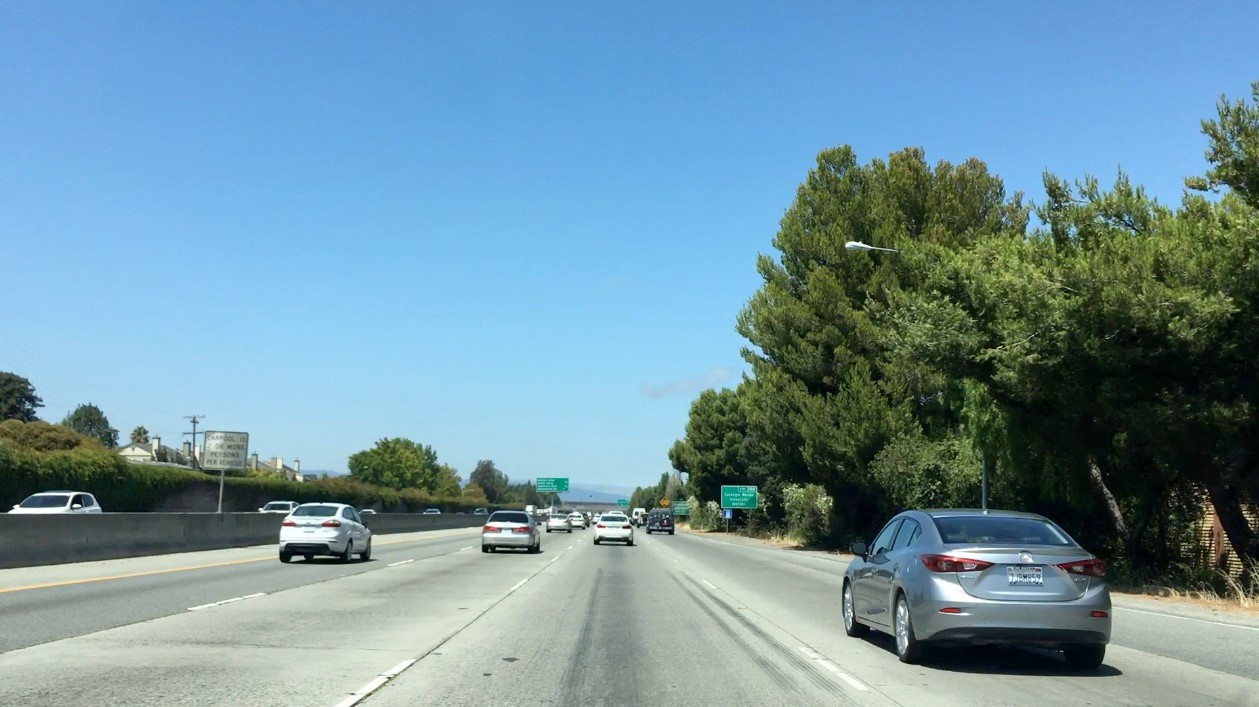
#> input picture img/code/bbox-example-image1.jpg, 1259 x 707 px
$ jupyter execute --allow-errors MultipleDetectionsAndFalsePositivesExerciese.ipynb   (older library calls are emulated)
#> lines starting #> are read from the running program, lines starting #| are printed output that depends on the picture
# Multiple Detections & False Positives Exerciese

Below are presented six consecutive frames from the project video and I'm showing all the bounding boxes for where my classifier reported positive detections. I can see that overlapping detections exist for each of the two vehicles and in two of the frames, I find a false positive detection on the guardrail to the left. In this exercise, I'll build a heat-map from these detections in order to combine overlapping detections and remove false positives.

To make a heat-map, I am simply going to add "heat" (+=1) for all pixels within windows where a positive detection is reported by my classifier. The individual heat-maps for the above images look like this:

In the add_heat function below,a list of bounding boxes for the detections in the images shown above will be passed. Rather than consider heat-maps for each individual image, the function adds "heat" to a map for a list of bounding boxes.

~~~python
def add_heat(heatmap, bbox_list):
    # Iterate through list of bboxes
    for box in bbox_list:
        # Add += 1 for all pixels inside each bbox
        # Assuming each "box" takes the form ((x1, y1), (x2, y2))
        heatmap[box[0][1]:box[1][1], box[0][0]:box[1][0]] += 1

    # Return updated heatmap
    return heatmap
~~~

If my classifier is working well, then the "hot" parts of the map are where the cars are, and by imposing a threshold, I can reject areas affected by false positives. Below is  written a function to threshold the map as well.

~~~python
def apply_threshold(heatmap, threshold):
    # Zero out pixels below the threshold
    heatmap[heatmap <= threshold] = 0
    # Return thresholded map
    return heatmap
~~~

In practice, I will want to integrate a heat map over several frames of video, such that areas of multiple detections get "hot", while transient false positives stay "cool". I can then simply threshold my heatmap to remove false positives.

Once I have a thresholded heat-map, there are many ways to figure out how many cars I have in each frame and which pixels belong to which cars, but one of the most straightforward solutions is to use the label() function from scipy.ndimage.measurements. I'll use it like this:

~~~python
from scipy.ndimage.measurements import label
labels = label(heatmap)
~~~

Now labels is a 2-tuple, where the first item is an array the size of the heatmap input image and the second element is the number of labels (cars) found.

In the above series of images the same false positive window appeared twice, so if I set a threshold of 2 (meaning set all values <= 2 to 0) and then run the labels() function. I get a result that 2 cars were identified (the two islands in the heat-map) and the labeled image where pixels are set to 0 for background, 1 for car number 1, and 2 for car number 2.

~~~python
heatmap = threshold(heatmap, 2)
labels = label(heatmap)
print(labels[1], 'cars found')
plt.imshow(labels[0], cmap='gray')
~~~

Next, I can take my labels image and put bounding boxes around the labeled regions. I could do this in the following manner:

~~~python
import matplotlib.image as mpimg
import matplotlib.pyplot as plt
import numpy as np
import cv2

def draw_labeled_bboxes(img, labels):
    # Iterate through all detected cars
    for car_number in range(1, labels[1]+1):
        # Find pixels with each car_number label value
        nonzero = (labels[0] == car_number).nonzero()
        # Identify x and y values of those pixels
        nonzeroy = np.array(nonzero[0])
        nonzerox = np.array(nonzero[1])
        # Define a bounding box based on min/max x and y
        bbox = ((np.min(nonzerox), np.min(nonzeroy)), (np.max(nonzerox), np.max(nonzeroy)))
        # Draw the box on the image
        cv2.rectangle(img, bbox[0], bbox[1], (0,0,255), 6)
    # Return the image
    return img

# Read in the last image above
image = mpimg.imread('img105.jpg')
# Draw bounding boxes on a copy of the image
draw_img = draw_labeled_bboxes(np.copy(image), labels)
# Display the image
plt.imshow(draw_img)

~~~

 And the output looks like this:

[cell 1]
import pickle
import matplotlib.pyplot as plt
import numpy as np
import matplotlib.image as mpimg
from sklearn.preprocessing import StandardScaler
from skimage.feature import hog
from sklearn import svm
from scipy.ndimage.measurements import label
from allFunction import *

#> (a cell that did not finish here is left out)

[cell 3]
image = mpimg.imread('../img/code/bbox-example-image1.jpg')
#> image is the input picture: shape (707, 1259, 3); mean R, G, B 113.1, 148.6, 163.1
plt.imshow(image)

#> (a cell that did not finish here is left out)

[cell 5]
scale =  1.0
#> (the rest of this cell did not finish here and is left out)

#> (a cell that did not finish here is left out)

[cell 7]
def add_heat(heatmap,bbobx_list):
    for bbox in bbobx_list:
        heatmap[bbox[0][1]:bbox[1][1],bbox[0][0]:bbox[1][0]] +=1
    return heatmap

[cell 8]
def applay_threshold(heatmap,threshold):
    heatmap[heatmap<=threshold]=0
    return heatmap

[cell 9]
def draw_labeled_bbox(img,labels):
    # Iterate through all detected cars
    image=np.copy(img)
    for car_number in range(1,labels[1]+1):
        # Find pixels with each car_number label value
        nonzero=(labels[0]==car_number).nonzero()
        #identify x and y values of those pixels
        nonzeroy=np.array(nonzero[0])
        nonzerox=np.array(nonzero[1])
        bbox=((np.min(nonzerox),np.min(nonzeroy)),(np.max(nonzerox),np.max(nonzeroy)))
        cv2.rectangle(image,bbox[0],bbox[1],(255,0,255),6)
    return image

[cell 10]
heat=np.zeros_like(image[:,:,0]).astype(np.float)

#> (a cell that did not finish here is left out)

[cell 12]
plt.imshow(heat)
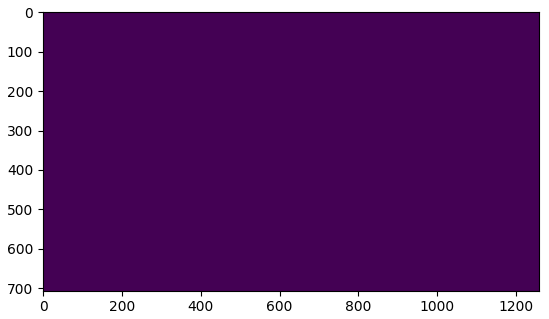
#> figure drawn by matplotlib, 1 panel

[cell 13]
threshold=4
heat=applay_threshold(heat,threshold)
plt.imshow(heat)

[cell 14]
heatmap=np.clip(heat,0,255)
#> heat: shape (707, 1259) float64; every value is 0

[cell 15]
labels=label(heatmap)

[cell 16]
plt.imshow(labels[0])

[cell 17]
draw_img=draw_labeled_bbox(image,labels)

$ run again, with img/code/000275.jpg copied over img/code/bbox-example-image1.jpg
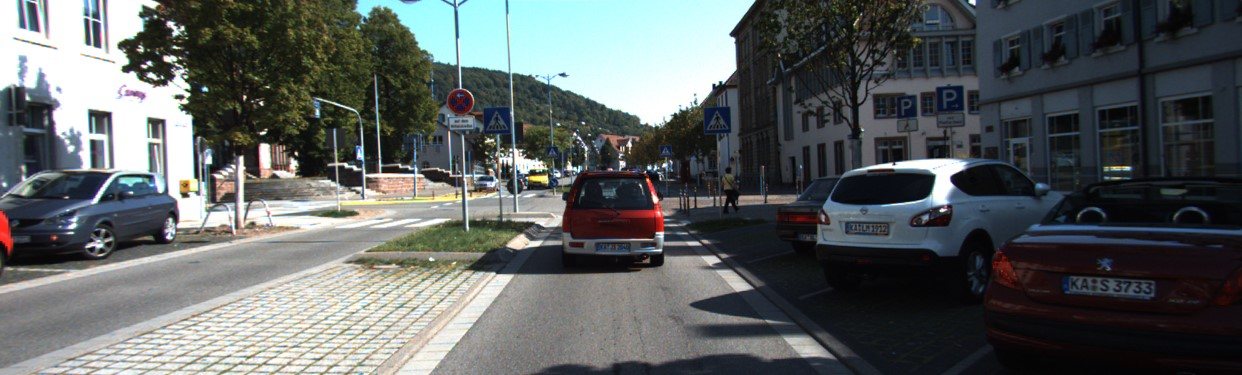
#> input picture img/code/000275.jpg, 1242 x 375 px
#> image is the input picture: shape (375, 1242, 3); mean R, G, B 91.8, 96.5, 96.5
#> `[cell 12] plt.imshow(heat)`:
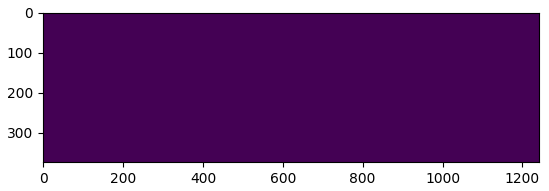
#> figure drawn by matplotlib, 1 panel
#> heat: shape (375, 1242) float64; every value is 0

$ run again, with img/code/000277.jpg copied over img/code/bbox-example-image1.jpg
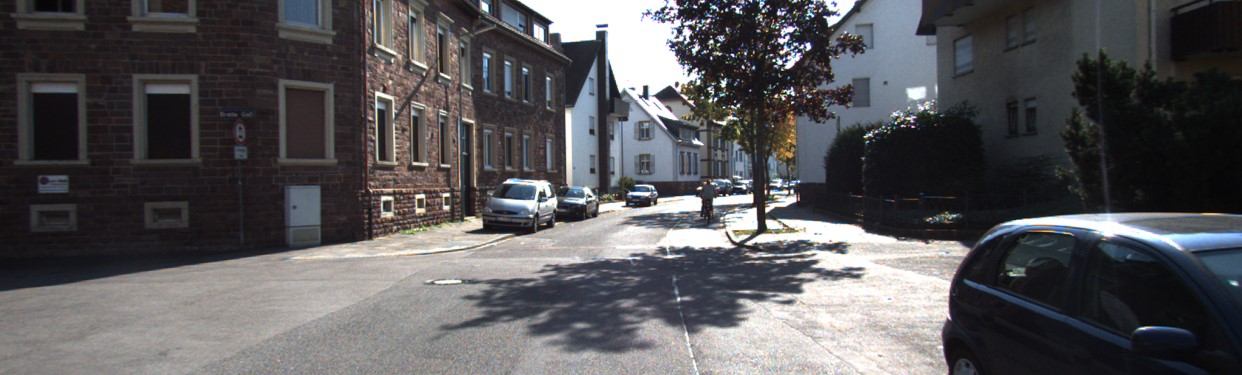
#> input picture img/code/000277.jpg, 1242 x 375 px
#> image is the input picture: shape (375, 1242, 3); mean R, G, B 87.6, 86.3, 89
#> `[cell 12] plt.imshow(heat)`:
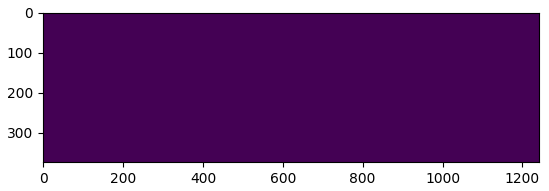
#> figure drawn by matplotlib, 1 panel
#> heat: shape (375, 1242) float64; every value is 0
